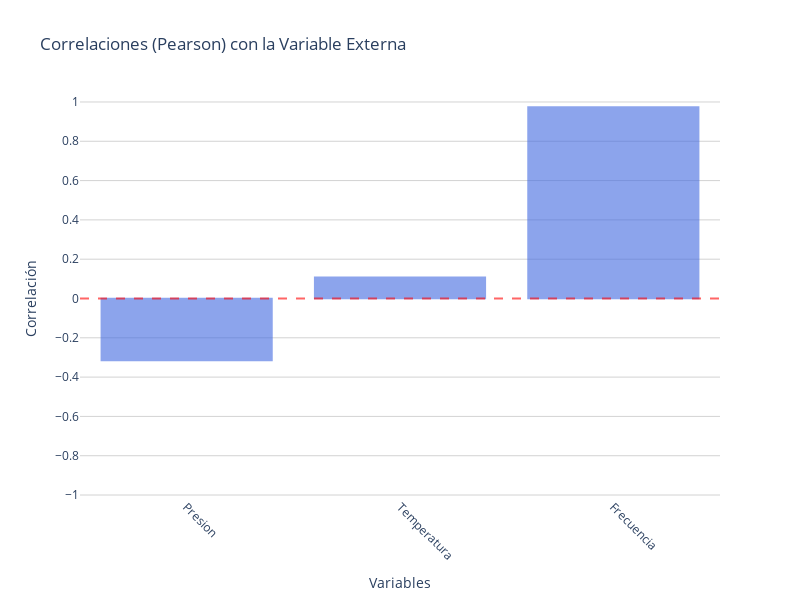

The code cell stored with this chart in its notebook:
### Code cell
fun.graficar_correlaciones(X, y)

### Figure 1 — Plotly figure (JSON) as saved in the notebook; plotly's stock layout.template omitted (floating-point values rounded to 4 significant figures)
{"data": [{"alignmentgroup": "True", "hovertemplate": "Variables=%{x}<br>Correlación=%{y}<extra></extra>", "legendgroup": "", "marker": {"color": "royalblue", "line": {"color": "royalblue", "width": 1.5}, "pattern": {"shape": ""}}, "name": "", "offsetgroup": "", "opacity": 0.6, "orientation": "v", "showlegend": false, "textposition": "auto", "type": "bar", "x": ["Presion", "Temperatura", "Frecuencia"], "xaxis": "x", "y": [-0.316, 0.1081, 0.9739], "yaxis": "y"}], "layout": {"barmode": "relative", "height": 600, "legend": {"tracegroupgap": 0}, "plot_bgcolor": "white", "shapes": [{"line": {"color": "red", "dash": "dash"}, "opacity": 0.6, "type": "line", "x0": 0, "x1": 1, "xref": "x domain", "y0": 0, "y1": 0, "yref": "y"}], "title": {"text": "Correlaciones (Pearson) con la Variable Externa"}, "width": 800, "xaxis": {"anchor": "y", "domain": [0, 1], "tickangle": 45, "tickmode": "array", "ticktext": ["Presion", "Temperatura", "Frecuencia"], "tickvals": [0, 1, 2], "title": {"text": "Variables"}}, "yaxis": {"anchor": "x", "domain": [0, 1], "dtick": 0.2, "gridcolor": "lightgray", "range": [-1.01, 1.01], "showgrid": true, "title": {"text": "Correlación"}}}}
